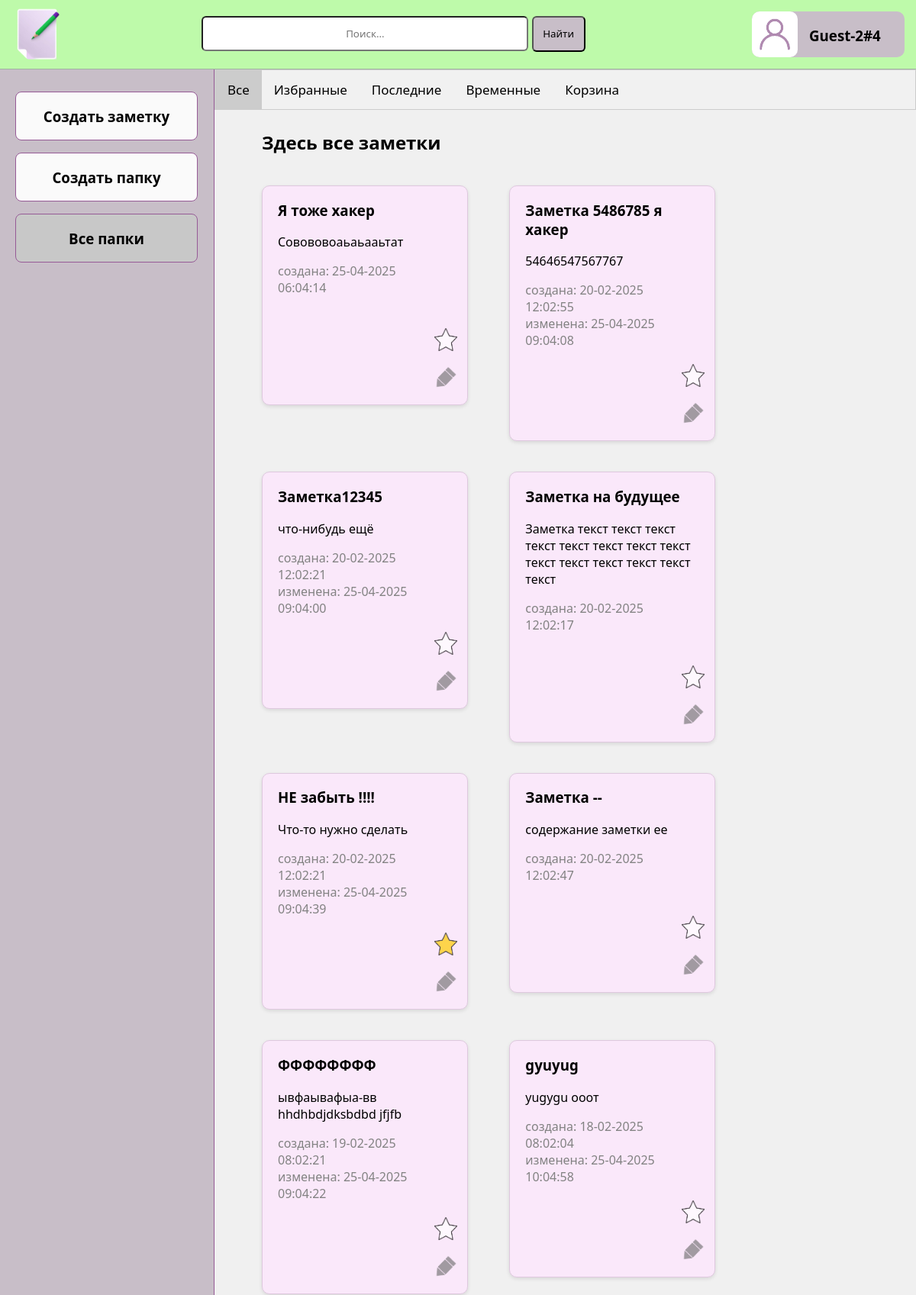
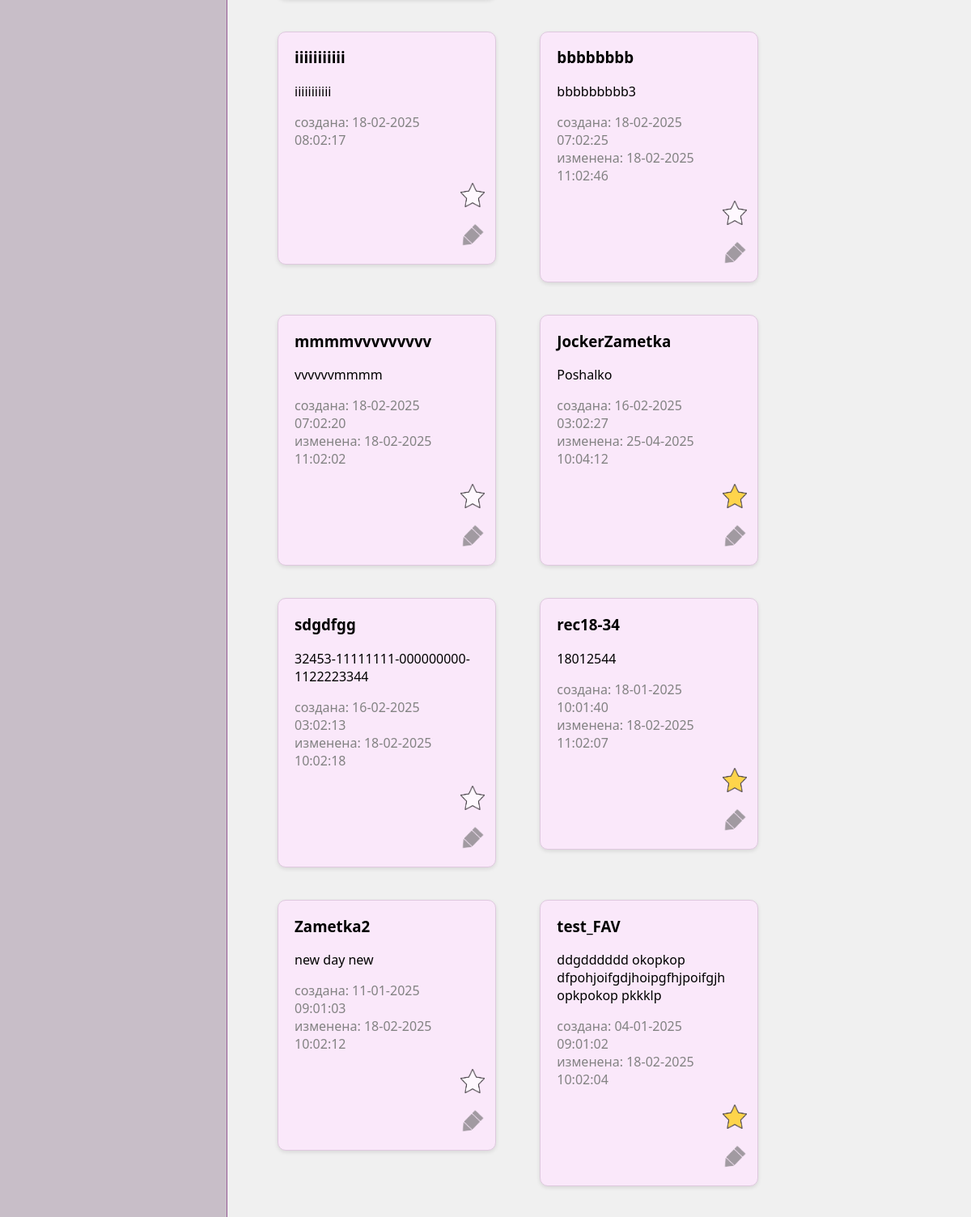
The page / (upper part) on the database its author committed (2 pictures, top to bottom).
### notesApp/models.py (models this page shows)
class Note(models.Model):
    title = models.CharField(max_length=200)
    content = models.TextField(blank=True, null=True)
    created_at = models.DateTimeField(auto_now_add=True)
    is_favorite = models.IntegerField(default=0)
    action_dt = models.TextField(blank=True, null=True)
    is_last = models.IntegerField(default=0)
    is_in_recycle = models.IntegerField(default=0)
    last_update = models.DateTimeField(blank=True, null=True)
    pic = models.ImageField(upload_to='pics', null=True)

### notesApp/views.py (the view)
# urls.py: path('', views.note_list, name='note_list'),
def note_list(request):
    notes = Note.objects.all()
    notesDesc = Note.objects.order_by('-created_at').filter(is_in_recycle=0)
    notesFavs = Note.objects.filter(is_favorite=1).order_by('-last_update').order_by('-created_at')
    notesTemp = Note.objects.exclude(action_dt='').order_by('-action_dt').filter(is_in_recycle=0)
    notesLast = Note.objects.filter(is_last=1).order_by('-last_update').order_by('-created_at')
    notesRec = Note.objects.filter(is_in_recycle=1).order_by('-last_update').order_by('-created_at')
    return render(request, 'notesApp/note_list.html',
              {'notes': notes, 'notesDesc': notesDesc, 'notesFavs': notesFavs, 'notesTemp': notesTemp,
               'notesLast': notesLast, 'notesRec': notesRec})

### notesApp/templates/notesApp/note_list.html (shortened to what this page needs)
{% load static %}
<!DOCTYPE html>
<html>
<head>
    <link rel="stylesheet" href="{% static 'css/notesApp.css' %}">
</head>
<body class="body-class">
    <header class="header-class">
        <div class="logo-class">
            <img id="logo" name="logo" src="/static/img/logo_notes_3.png" width="80px" height="80px"/>
        </div>
        <div class="search-class">
            <form id="search-form">
              <input class="search-class-area" type="text" id="search-input" name="q" placeholder="Поиск...">
              <button class="search-class-button" type="submit">Найти</button>
            </form>
    </div>
        <div class="account-class">
            <img id="account-photo" name="account-photo" src="/static/img/profile-photo.png" class="account-class-photo" width="60px" height="60px"/>
            <div class="account-class-text"><h3>Guest-2#4</h3></div>
        </div>
    </header>
    <div class="main-body-class">
        <div class="sidebar">
            <div class="hide-sidebar"></div>
             <a onclick="createNote();return false;">
                <div class="create-class" id="id_create_div">
                    <h3>Создать заметку</h3>
                </div>
             </a>
             <div class="folder-create">
                 <h3>Создать папку</h3>
             </div>
             <div class="folder-name">
                 <h3>Все папки</h3>
             </div>
        </div>
        <div class="tabcontent-all">
            <div class="tab">
                <button class="tablinks" onclick="openSection(event, 'All')" id="defaultOpen">Все</button>
                <button class="tablinks" onclick="openSection(event, 'Favs')">Избранные</button>
                <button class="tablinks" onclick="openSection(event, 'Last')">Последние</button>
                <button class="tablinks" onclick="openSection(event, 'Time')">Временные</button>
                <button class="tablinks" onclick="openSection(event, 'Recycle')">Корзина</button>
            </div>
            <div id="All" class="tabcontent">
                <h2 class="about-type-notes-class">Здесь все заметки</h2>
                    {% for note in notesDesc %}
                        <div class="note-class">
                            <div class="left-note-content">
                                <a onclick="viewNote({{note.id}});return false;">
                                    <h3>{{ note.title }} <br></h3>
                                </a>
                                <span class="span-content">
                                    {{ note.content|truncatechars:260 }} <br>
                                </span>
                                <span class="span-gray">
                                    {{  "создана: " }}
                                    {{ note.created_at|date:"d-m-Y h:m:s" }}<br>
                                </span>
                                {% if note.last_update %}
                                    <span class="span-gray">
                                        {{  "изменена: " }}
                                        {{ note.last_update|date:"d-m-Y h:m:s" }}
                                    </span>
                                {% else %}
                                    {{ "&nbsp; " }}
                                {% endif %}
                            </div>
                            <div class="right-note-content">
                                {% if note.is_favorite %}
                                    <img id="a-right-fav-0" name="favimg" src="/static/img/star_1.png" class="right-favs-img"/><br>
                                {% else %}
                                    <img id="a-right-fav-1" name="favimg" src="/static/img/star_0.png" class="right-favs-img"/><br>
                                {% endif %}
                                <a onclick="updateNote({{note.id}});return false;">
                                    <img id="a-right-update" name="favimg" src="/static/img/pencil.png" class="right-update-img"/>
                                </a>
                            </div>
                        </div>
                    {% endfor %}
            </div>
        </div>
    </div>
</body>
</html>

### notesApp/static/css/notesApp.css (style rules this page uses)
* { font-family: 'Segoe UI', Tahoma, Geneva, Verdana, sans-serif; }
.body-class { margin: 0; }
.header-class { background: rgb(190, 250, 170); position: sticky; z-index: 100; top: 0px; width: 100%; height: 90px; display: flex; flex-direction: row; justify-content: space-between; border-bottom: 1px solid; border-bottom-color: rgb(160, 180, 160); }
.logo-class { width: 3%; height: 80px; display: inline-block; margin-left: 10px; margin-top: 5px; display: flex; flex-direction: column; justify-content: left; }
.search-class { width: 50%; height: 80px; margin-top: 5px; text-align: center; display: flex; flex-direction: column; justify-content: left; }
.search-class-area { background: rgb(255, 255, 255); width: 70%; height: 40px; margin-top: 16px; display: inline-block; text-align: center; border-radius: 6px; }
.search-class-button { background: rgb(200, 190, 200); width: 70px; height: 47px; margin-top: 0px; display: inline-block; margin-left: 0px; text-align: center; border-radius: 6px; }
.account-class { background: rgb(200, 190, 200); width: 8%; height: 60px; margin-top: 15px; margin-bottom: 15px; margin-right: 15px; text-align: center; min-width: 200px; display: flex; flex-direction: row; justify-content: left; border-radius: 10px; }
.account-class-photo { height: 60px; width: 60px; display: inline-block; border-radius: 10px; }
.account-class-text { padding-top: 0; padding-left: 15px; height: 60px; min-width: 120px; display: inline-block; text-align: left; justify-content: center; }
.about-type-notes-class { padding-left: 50px; }
.span-gray { color: rgb(130, 130, 130); }
.span-content { padding-right: 20px; }
.note-class { background: rgb(250, 232, 250); width: 27%; margin-bottom: 20px; margin-top: 20px; margin-left: 50px; padding-bottom: 15px; padding-left: 20px; padding-top: 0px; max-width: 850px; vertical-align: top; border-radius: 10px; border: 1px solid rgb(222, 200, 222); display: inline-block; transition: all 0.3s ease; transform: translateY(0); box-shadow: 0 2px 5px rgba(0, 0, 0, 0.1); }
.create-class { width: 207px; background: rgb(250, 250, 250); position: fixed; top: 120px; padding-left: 15px; padding-right: 15px; overflow: hidden; border: 1px solid rgb(150, 90, 150); z-index: 100; border-radius: 8px; text-align: center; }
.tab { overflow: hidden; border: 1px solid #ccc; background-color: #f1f1f1; position: -webkit-sticky; // Для поддержки Safari position: sticky; }
.tab button { background-color: inherit; float: left; border: none; outline: none; cursor: pointer; padding: 14px 16px; transition: 0.3s; font-size: 17px; }
.tab button.active { background-color: #ccc; }
.tabcontent { width: 100%; display: none; padding: 6px 12px; border-top: none; animation: fadeEffect 1s; }
.main-body-class { background: rgb(240, 240, 240); display: flex; }
.tabcontent-all { display: inline-block; box-sizing: border-box; overflow-y: auto; padding-bottom: 30px; }
.sidebar { display: inline-block; background: rgb(200, 190, 200); padding:20px; border-right: 1px solid; border-right-color: rgb(150, 90, 150); }
.hide-sidebar { width: 240px; height: 240px; }
.folder-create { width: 207px; background: rgb(250, 250, 250); position: fixed; top: 200px; padding-left: 15px; padding-right: 15px; overflow: hidden; border: 1px solid rgb(150, 90, 150); z-index: 100; border-radius: 8px; text-align: center; }
.folder-name { width: 207px; background: rgb(200, 200, 200); position: fixed; top: 280px; padding-left: 15px; padding-right: 15px; overflow: hidden; border: 1px solid rgb(150, 90, 150); z-index: 100; border-radius: 8px; text-align: center; }
.left-note-content { display: inline-block; width: 89%; }
.right-note-content { display: inline-block; vertical-align: top; float: right; margin-top: 20px; width: 30px; margin-right: 13px; }
.right-favs-img { height: 30px; width: 30px; margin-bottom: 15px; opacity: 70%; }
.right-update-img { height: 30px; width: 30px; opacity: 60%; }

### rows shown on the page
Note: title "Я тоже хакер", content "Совововоаьаьааьтат", value "создана:", created_at "25-04-2025 06:04:14", is_favorite 0 (drawn)
Note: title "Заметка 5486785 я хакер", content "54646547567767", value "создана:", created_at "20-02-2025 12:02:55", value "изменена:", last_update "25-04-2025 09:04:08", is_favorite 0 (drawn)
Note: title "Заметка12345", content "что-нибудь ещё", value "создана:", created_at "20-02-2025 12:02:21", value "изменена:", last_update "25-04-2025 09:04:00", is_favorite 0 (drawn)
Note: title "Заметка на будущее", content "Заметка текст текст текст текст текст текст текст текст текст текст текст текст текст текст", value "создана:", created_at "20-02-2025 12:02:17", is_favorite 0 (drawn)
Note: title "НЕ забыть !!!!", content "Что-то нужно сделать", value "создана:", created_at "20-02-2025 12:02:21", value "изменена:", last_update "25-04-2025 09:04:39", is_favorite 1 (drawn)
Note: title "Заметка --", content "содержание заметки ее", value "создана:", created_at "20-02-2025 12:02:47", is_favorite 0 (drawn)
Note: title "ФФФФФФФФ", content "ывфаывафыа-вв hhdhbdjdksbdbd jfjfb", value "создана:", created_at "19-02-2025 08:02:21", value "изменена:", last_update "25-04-2025 09:04:22", is_favorite 0 (drawn)
Note: title "gyuyug", content "yugygu ооот", value "создана:", created_at "18-02-2025 08:02:04", value "изменена:", last_update "25-04-2025 10:04:58", is_favorite 0 (drawn)
Note: title "iiiiiiiiiii", content "iiiiiiiiiii", value "создана:", created_at "18-02-2025 08:02:17", is_favorite 0 (drawn)
Note: title "bbbbbbbb", content "bbbbbbbbb3", value "создана:", created_at "18-02-2025 07:02:25", value "изменена:", last_update "18-02-2025 11:02:46", is_favorite 0 (drawn)
Note: title "mmmmvvvvvvvvv", content "vvvvvvmmmm", value "создана:", created_at "18-02-2025 07:02:20", value "изменена:", last_update "18-02-2025 11:02:02", is_favorite 0 (drawn)
Note: title "JockerZametka", content "Poshalko", value "создана:", created_at "16-02-2025 03:02:27", value "изменена:", last_update "25-04-2025 10:04:12", is_favorite 1 (drawn)
Note: title "sdgdfgg", content "32453-11111111-000000000-1122223344", value "создана:", created_at "16-02-2025 03:02:13", value "изменена:", last_update "18-02-2025 10:02:18", is_favorite 0 (drawn)
Note: title "rec18-34", content "18012544", value "создана:", created_at "18-01-2025 10:01:40", value "изменена:", last_update "18-02-2025 11:02:07", is_favorite 1 (drawn)
Note: title "Zametka2", content "new day new", value "создана:", created_at "11-01-2025 09:01:03", value "изменена:", last_update "18-02-2025 10:02:12", is_favorite 0 (drawn)
Note: title "test_FAV", content "ddgdddddd okopkop dfpohjoifgdjhoipgfhjpoifgjh opkpokop pkkklp", value "создана:", created_at "04-01-2025 09:01:02", value "изменена:", last_update "18-02-2025 10:02:04", is_favorite 1 (drawn)
